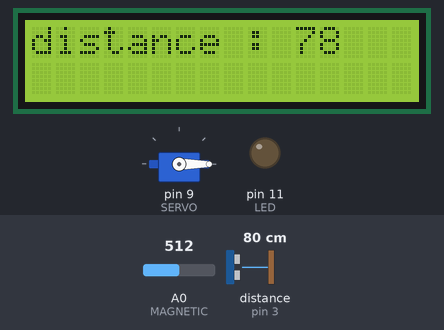
The sketch below on a simulated Arduino Uno, built with avr-gcc and run on an emulated ATmega328P. Parts: servo, 16×2 character LCD, output pins drawn as LEDs (lit = HIGH). Wiring (inferred from the names in the program): ultrasonic range finder: trigger pin 2; echo pin 3. The inputs (shaded band) are chosen by the test bench; at power-on: distance to the obstacle (sensor on pin 3) 80 cm, A0 (MAGNETIC) = 512. The echo pulse lasts 58.3 µs per cm; pins used as bus, display or sensor lines are not drawn.

Above: at 1.2 s.
1.3 s: distance to the obstacle (sensor on pin 3) set to 25 cm
At 2.2 s:
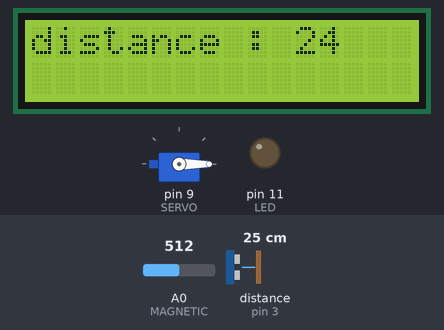
3.1 s: distance to the obstacle (sensor on pin 3) set to 19 cm
At 4.3 s:
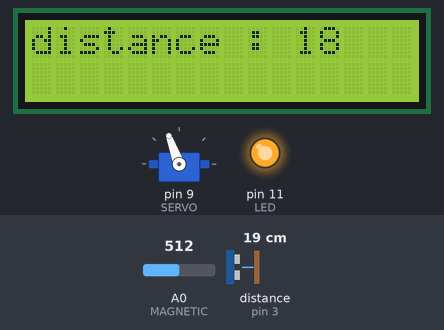
4.6 s: distance to the obstacle (sensor on pin 3) set to 2 cm
At 10.6 s:
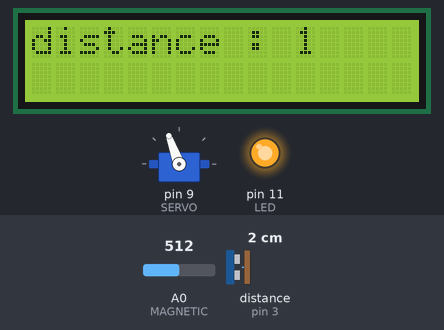
Timing chart, 0 to 12.1 s (numbered marks = the images above; inputs shaded):
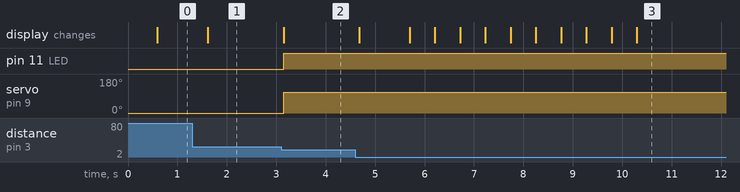

The sketch:

uno.ino
```cpp
#include "CheckVelocity.h"
#include "Ultrasonic.h"
#include "Brake.h"
#include "pinDefine.h"

Brake brake;

UltraSonic ultra;

CheckVelocity check_v;

long timestack[5]={0};
long nowstack=0;

void setup() {
    // put your setup code here, to run once:
  Serial.begin(9600);
  brake.Setup();
  ultra.Setup();
  timestack[0]=millis();
  timestack[1]=timestack[0];
  timestack[2]=timestack[0];
  timestack[3]=timestack[0];
  timestack[4]=timestack[0];

}

void loop() {
  // put your main code here, to run repeatedly:
   nowstack =millis();
   if(nowstack -timestack[0]  > 50){
      check_v.Update();//1ms 마다 실행
      timestack[0] = nowstack;
   }
   if(nowstack -timestack[1]  > 500){
      timestack[1]=nowstack+10;
      ultra.Update1();
   }
   if(nowstack -timestack[2]>510){
      timestack[2] = nowstack;
      ultra.Update2();
   }

   if(ultra.D20){
      brake.brake();
      digitalWrite(LED,HIGH);
   }
   else{
      brake.Release();
      digitalWrite(LED,LOW);
   }


}
```

Brake.cpp
```cpp
#include "Brake.h"
#include "pinDefine.h"
void Brake::Setup(){
  servo.attach(SERVO);
  Release();
}

void Brake::brake(){
  servo.write(110);
}

void Brake::Release(){
  servo.write(0);
}
```

Brake.h
```cpp
#include <Servo.h>

class Brake{
private:
  Servo servo;

public:
  void Setup();

  void brake();

  void Release();


};
```

CheckVelocity.cpp
```cpp
#include <Arduino.h>
#include "CheckVelocity.h"
#include "pinDefine.h"

float CheckVelocity::GetNowVelocity(){
  return Velocity;
}
void CheckVelocity::Update(){
  TimeGap++;
  if(IsMagnet()){
    Velocity = WheelDistance / TimeGap;
    TimeGap++;
  }
}
bool CheckVelocity::IsMagnet(){

   //13번 핀
  int m = analogRead(MAGNETIC);

  return m<VELOCITY_DELTA;
}
```

CheckVelocity.h
```cpp
class CheckVelocity{
private:
  float Velocity;// cm/ms

  float TimeGap;//1ms

  float WheelDistance;

public:
  void Update();

  float GetNowVelocity();

  bool IsMagnet();
};
```

Ultrasonic.cpp
```cpp
#include <Arduino.h>
#include "UltraSonic.h"
#include "pinDefine.h"

void UltraSonic::Setup(){
  lcd = new LiquidCrystal_I2C(0x3F,16,2);
  lcd->init(); // initialize the lcd
  lcd->backlight();
  pinMode(TRIG, OUTPUT);
  pinMode(ECHO,INPUT);
  pinMode(LED,OUTPUT);
}
float UltraSonic::CheckDistance(){


}
void UltraSonic::Update1(){
  digitalWrite(TRIG,HIGH);
}
void UltraSonic::Update2(){
  int distanceCm;
  digitalWrite(TRIG,LOW);
  long duration = pulseIn(ECHO,HIGH);
  int imsi = duration*0.017;
  if(imsi<3000){
    distanceCm=imsi;
    lcd->clear();
    lcd->setCursor(0,0);
    lcd->print("distance : ");
    lcd->print(distanceCm,DEC);
  }
  D5 = distanceCm<=5;
  D20 = distanceCm<=20;
}
```

Ultrasonic.h
```cpp
#include <Wire.h> // I2C control library
#include <LiquidCrystal_I2C.h>

class UltraSonic {
private:


   //LCD
  LiquidCrystal_I2C* lcd;

  float NowDistance;

  float MinDistance;

public:

  boolean D20 = false;
  boolean D5 = false;

  void Setup();

  float CheckDistance();

  void Update1();
  void Update2();

};
```

pinDefine.h
```cpp
#pragma once;

#define SERVO 9
#define MAGNETIC A0

#define TRIG 2
#define ECHO 3
#define LED 11

#define VELOCITY_DELTA 850
```

Measured:
- the behaviour switches between 22 and 21 cm on distance to the obstacle (sensor on pin 3) (found by bisection; images 1 and 2)
- after the input at 1.3 s, the display: changes after 0.31 s (image 1)
- after the input at 3.1 s, pin 11 (LED): LOW → HIGH after 0.05 s; servo on pin 9 (SERVO): 0° → 110° after 0.05 s; the display: changes after 0.05 s (image 2)
- after the input at 4.6 s, the display: changes after 0.08 s (image 3)
